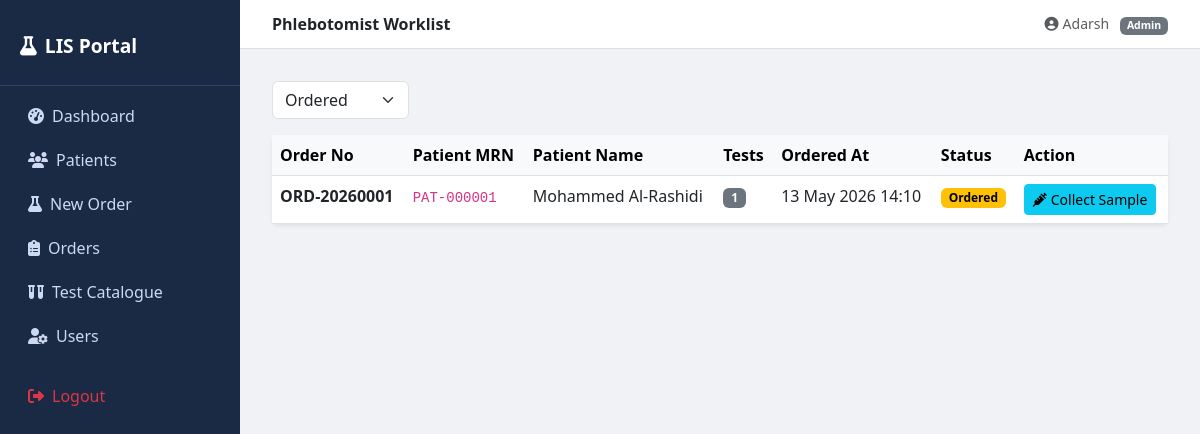
Screenshot of /worklist/phlebotomist/ (signed in) with the database file from the repository.
### accounts/models.py (models this page shows, shortened)
class UserProfile(models.Model):
    ROLE_CHOICES = [
        ('Admin', 'Admin'),
        ('Physician', 'Physician'),
        ('Nurse', 'Nurse'),
        ('Phlebotomist', 'Phlebotomist'),
        ('LabTechnician', 'Lab Technician'),
    ]
    STATUS_CHOICES = [
        ('Active', 'Active'),
        ('Inactive', 'Inactive'),
        ('Locked', 'Locked'),
    ]
    user = models.OneToOneField(User, on_delete=models.CASCADE, related_name='profile')
    employee_id = models.CharField(max_length=20, unique=True)
    full_name = models.CharField(max_length=150)
    role = models.CharField(max_length=50, choices=ROLE_CHOICES)
    designation = models.CharField(max_length=80)
    department = models.CharField(max_length=80, blank=True, null=True)
    phone = models.CharField(max_length=20, blank=True, null=True)
    status = models.CharField(max_length=10, choices=STATUS_CHOICES, default='Active')
    created_at = models.DateTimeField(auto_now_add=True)
    updated_at = models.DateTimeField(auto_now=True)
    class Meta:
        db_table = 'user_master'
        verbose_name = 'User Profile'

### orders/models.py (models this page shows, shortened)
class OrderTransaction(models.Model):
    STATUS_CHOICES = [
        (1, 'Ordered'),
        (2, 'Collected'),
        (3, 'In-Lab'),
        (4, 'Completed'),
    ]
    order_no = models.CharField(max_length=20, unique=True)
    patient = models.ForeignKey(PatientMaster, on_delete=models.PROTECT, related_name='orders')
    ordered_by = models.ForeignKey(UserProfile, on_delete=models.PROTECT, related_name='orders_placed')
    ordered_at = models.DateTimeField(default=timezone.now)
    collected_by = models.ForeignKey(
        UserProfile, on_delete=models.SET_NULL,
        null=True, blank=True, related_name='orders_collected'
    )
    collected_at = models.DateTimeField(null=True, blank=True)
    received_by = models.ForeignKey(
        UserProfile, on_delete=models.SET_NULL,
        null=True, blank=True, related_name='orders_received'
    )
    received_at = models.DateTimeField(null=True, blank=True)
    order_status = models.PositiveSmallIntegerField(choices=STATUS_CHOICES, default=1)
    notes = models.TextField(null=True, blank=True)
    assays = models.ManyToManyField(AssayMaster, through='OrderLine', related_name='orders')
    created_at = models.DateTimeField(auto_now_add=True)
    updated_at = models.DateTimeField(auto_now=True)
    class Meta:
        db_table = 'order_transaction'
        ordering = ['-ordered_at']

### patients/models.py (models this page shows, shortened)
class PatientMaster(models.Model):
    GENDER_CHOICES = [('Male', 'Male'), ('Female', 'Female'), ('Other', 'Other')]
    STATUS_CHOICES = [('Active', 'Active'), ('Inactive', 'Inactive')]
    mrn = models.CharField(max_length=20, unique=True)
    patient_name = models.CharField(max_length=150)
    age = models.PositiveSmallIntegerField()
    gender = models.CharField(max_length=10, choices=GENDER_CHOICES)
    nationality = models.CharField(max_length=80)
    dob = models.DateField(null=True, blank=True)
    phone = models.CharField(max_length=20, null=True, blank=True)
    email = models.EmailField(max_length=150, null=True, blank=True)
    status = models.CharField(max_length=10, choices=STATUS_CHOICES, default='Active')
    created_at = models.DateTimeField(auto_now_add=True)
    updated_at = models.DateTimeField(auto_now=True)
    class Meta:
        db_table = 'patient_master'
        ordering = ['-created_at']

### accounts/frontend_views.py (the view, shortened to what this page needs)
# urls.py: path('worklist/phlebotomist/', frontend_views.phlebotomist_worklist, name='phlebotomist_worklist'),
@login_required
@role_required('Phlebotomist')
def phlebotomist_worklist(request):
    status_filter = request.GET.get('status', '1')
    orders = OrderTransaction.objects.select_related('patient').prefetch_related('lines')
    if status_filter and status_filter != 'all':
        orders = orders.filter(order_status=int(status_filter))
    return render(request, 'phlebotomist_worklist.html', {'orders': orders, 'status_filter': status_filter})

### templates/phlebotomist_worklist.html (shortened to what this page needs)
{% extends 'base.html' %}
{% block page_title %}Phlebotomist Worklist{% endblock %}
{% block content %}
<div class="d-flex justify-content-between mb-3">
  <form class="d-flex gap-2" method="get">
    <select name="status" class="form-select" onchange="this.form.submit()">
      <option value="1" {% if status_filter == '1' %}selected{% endif %}>Ordered</option>
    </select>
  </form>
</div>
<div class="card border-0 shadow-sm">
  <div class="table-responsive">
    <table class="table table-hover mb-0">
      <thead class="table-light">
        <tr><th>Order No</th><th>Patient MRN</th><th>Patient Name</th><th>Tests</th><th>Ordered At</th><th>Status</th><th>Action</th></tr>
      </thead>
      <tbody>
        {% for order in orders %}
        <tr>
          <td><strong>{{ order.order_no }}</strong></td>
          <td><code>{{ order.patient.mrn }}</code></td>
          <td>{{ order.patient.patient_name }}</td>
          <td><span class="badge bg-secondary">{{ order.lines.count }}</span></td>
          <td>{{ order.ordered_at|date:"d M Y H:i" }}</td>
          <td><span class="badge status-badge-{{ order.order_status }}">{{ order.get_order_status_display }}</span></td>
          <td>
            {% if order.order_status == 1 %}
            <form method="post" style="display:inline" onsubmit="return confirm('Confirm sample collection for {{ order.order_no }}?')">
              <button type="submit" class="btn btn-sm btn-info"><i class="fas fa-syringe me-1"></i>Collect Sample</button>
            </form>
            {% else %}
            <span class="text-muted small">Collected</span>
            {% endif %}
          </td>
        </tr>
        {% empty %}
        <tr><td colspan="7" class="text-center text-muted py-4">No orders found.</td></tr>
        {% endfor %}
      </tbody>
    </table>
  </div>
</div>
{% endblock %}

### templates/base.html (shortened to what this page needs)
<!DOCTYPE html>
<html lang="en">
<head>
  <link href="https://cdn.jsdelivr.net/npm/bootstrap@5.3.0/dist/css/bootstrap.min.css" rel="stylesheet"/>
  <link href="https://cdnjs.cloudflare.com/ajax/libs/font-awesome/6.4.0/css/all.min.css" rel="stylesheet"/>
</head>
<body>
{% if user.is_authenticated %}
  <nav class="sidebar">
    <div class="brand"><i class="fas fa-flask me-2"></i>LIS Portal</div>
    <ul class="nav flex-column mt-2">
      <li class="nav-item"><a class="nav-link" href="{% url 'dashboard' %}"><i class="fas fa-tachometer-alt me-2"></i>Dashboard</a></li>
      {% with role=user.profile.role %}
      {% if role == 'Admin' or role == 'Physician' or role == 'Nurse' %}
      <li class="nav-item"><a class="nav-link" href="{% url 'patient_list' %}"><i class="fas fa-users me-2"></i>Patients</a></li>
      <li class="nav-item"><a class="nav-link" href="{% url 'order_entry' %}"><i class="fas fa-flask me-2"></i>New Order</a></li>
      {% endif %}
      {% if role == 'Admin' %}
      <li class="nav-item"><a class="nav-link" href="{% url 'order_list' %}"><i class="fas fa-clipboard-list me-2"></i>Orders</a></li>
      <li class="nav-item"><a class="nav-link" href="{% url 'test_management' %}"><i class="fas fa-vials me-2"></i>Test Catalogue</a></li>
      <li class="nav-item"><a class="nav-link" href="{% url 'user_management' %}"><i class="fas fa-user-cog me-2"></i>Users</a></li>
      {% endif %}
      {% endwith %}
      <li class="nav-item mt-3"><a class="nav-link text-danger" href="{% url 'logout' %}"><i class="fas fa-sign-out-alt me-2"></i>Logout</a></li>
    </ul>
  </nav>
  <div class="topbar">
    <span class="fw-semibold">{% block page_title %}Dashboard{% endblock %}</span>
    <span class="text-muted small">
      <i class="fas fa-user-circle me-1"></i>{{ user.profile.full_name }} &nbsp;
      <span class="badge bg-secondary">{{ user.profile.role }}</span>
    </span>
  </div>
{% endif %}
  <div class="{% if user.is_authenticated %}main-content{% else %}container mt-5{% endif %}">
    {% block content %}{% endblock %}
  </div>
</body>
</html>

### templates/base.html (style rules this page uses)
body { background: #f0f2f5; }
.sidebar { min-height: 100vh; background: #1a2a44; color: #cdd9f0; width: 240px; position: fixed; top: 0; left: 0; padding-top: 1rem; z-index: 100; }
.sidebar .nav-link { color: #cdd9f0; padding: .5rem 1.25rem; border-radius: 6px; margin: 2px 8px; }
.sidebar .brand { font-size: 1.2rem; font-weight: 700; color: #fff; padding: 1rem 1.25rem 1.5rem; border-bottom: 1px solid #2e4272; }
.main-content { margin-left: 240px; padding: 2rem; }
.topbar { background: #fff; border-bottom: 1px solid #e0e0e0; padding: .75rem 2rem; display: flex; justify-content: space-between; align-items: center; margin-left: 240px; position: sticky; top: 0; z-index: 99; }
.status-badge-1 { background: #ffc107; color: #000; }

### rows the page displays
OrderTransaction: order_no "ORD-20260001", patient.mrn "PAT-000001", patient.patient_name "Mohammed Al-Rashidi", lines.count "1", ordered_at "13 May 2026 14:10", order_status "Ordered"

### other values shown
{{ user.profile.full_name }} "Adarsh"
{{ user.profile.role }} "Admin"
